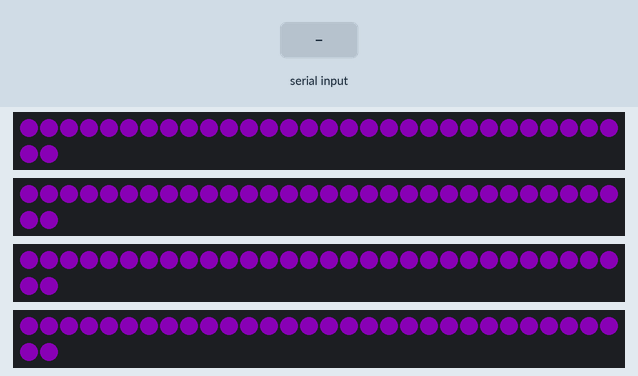
A sketch run on a simulated Arduino Uno, built with avr-gcc and run on an emulated ATmega328P. Parts: 4 × 32 RGB LEDs in strip order, left to right, continuing on the next row. The test bench sets the inputs (shaded band). Dim RGB values are drawn brighter than linear.

Above: at 1.2 s.
1.3 s: "b" received over Serial
At 1.56 s:
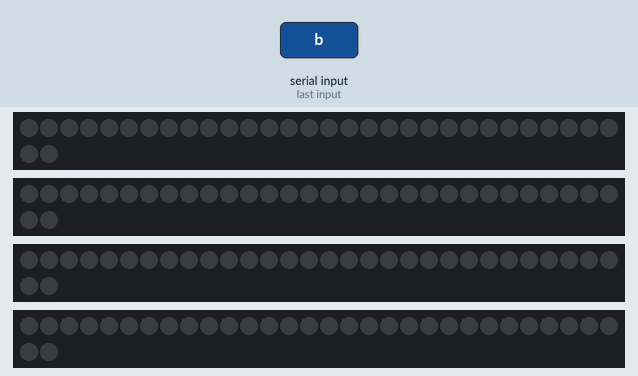
4.3 s: "R" received over Serial
At 5.07 s:
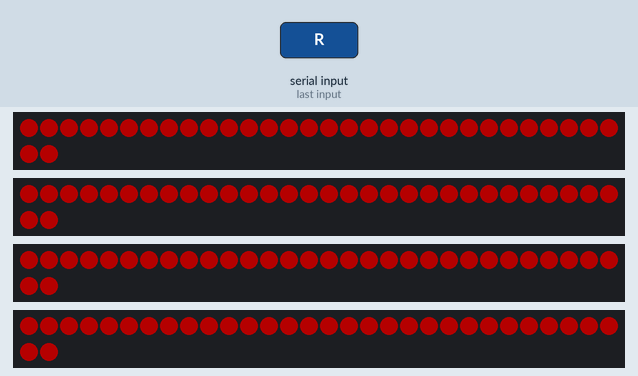
7.3 s: "B" received over Serial
At 8.06 s:
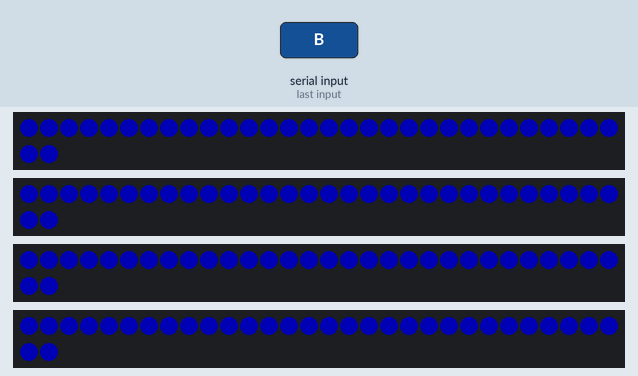
10.3 s: "R" received over Serial
At 11.06 s:
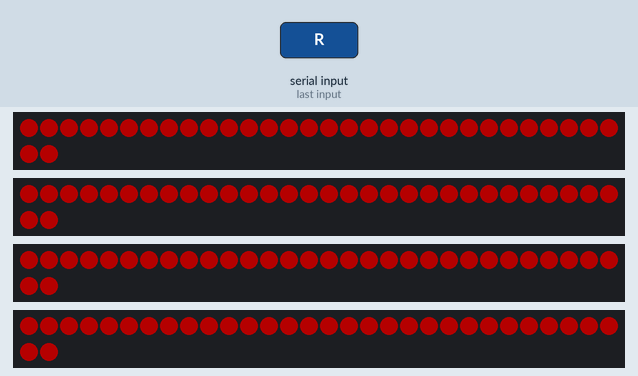
13.3 s: "B" received over Serial
At 16.2 s:
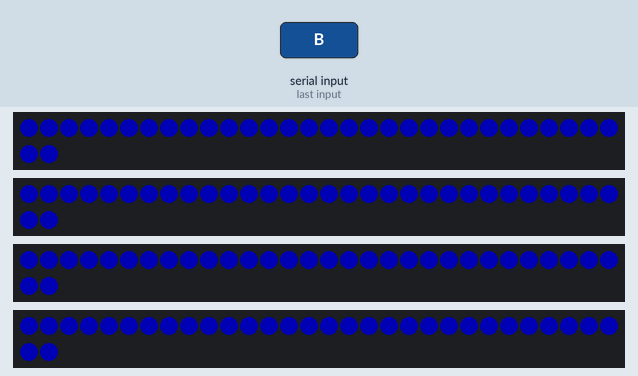
16.3 s: "s" received over Serial
Timing chart, 0 to 18.8 s (numbered marks = the images above; inputs shaded):
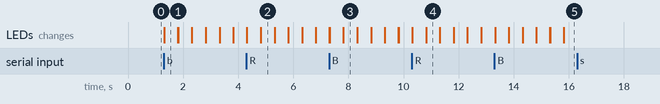

Measured:
- after the input at 1.3 s, the LEDs: change at once (image 1)
- after the input at 4.3 s, the LEDs: first change at once (image 2 shows a later state)
- after the input at 7.3 s, the LEDs: first differ from a run without the input after 0.52 s (image 3)
- after the input at 10.3 s, the LEDs: first differ from a run without the input after 0.52 s (image 4)
- after the input at 13.3 s, the LEDs: first differ from a run without the input after 0.52 s (image 5 shows a later state)
- after the input at 16.3 s, every drawn part: stays the same
- what the display in image 1 shows lasts 0.5 s, from 1.3 s to 1.8 s

The sketch:

Sample_Full_MultiStrip.ino
```cpp
/*
 * Wired Wizards 2017 LED example code FULL POWER TIMES FOUR!
 * by Benjamin Davis
 *
 * This is similar to the final version of 2016's code, but designed for clarity and precision.
 *
 * This uses many different aspects of C++ code, such as classes, enums, and switch case statements.
 * Please familiarize yourself with these concepts.
 * I have tried to comment heavily and explain what is going on, but anything not explained here can be explained by me or any of our excellent mentors.
 *
 * The NeoPixel library is critical to this code. This can be installed following the instructions at https://learn.adafruit.com/adafruit-neopixel-uberguide/arduino-library-installation.
 *
 */


#include <Adafruit_NeoPixel.h> //adds the neopixel library to the code. This library handles the data going to the strip.

class LedStrip:public Adafruit_NeoPixel { //A class is a group of other data and functions.
  private:
    // private members can only be accessed by the members of the class.
  protected:
    // protected members can only be accessed by this class or other classes that inherit it.
  public: //public members are accessible by the whole code.
    LedStrip(int pixels, int pin, int options); //this function sets up the led strip accoring to the NeoPixel library.
    void solidColor(int r, int g, int b); // these are functions for animations.
    void blink(int r, int g, int b, int wait);
    void blackout();
    void fade(int r, int g, int b, int wavelength);
    //add more fun here
};

enum class AnimationType //enums let us give names to different states.
{
  blackout,
  solidColor,
  blink,
  fade
}; //Creates a list of our animations.
AnimationType animationID = AnimationType::solidColor; //creates animationID, which will store what animation we are running, and sets it to solidColor.

LedStrip inky = LedStrip(32, 4, NEO_GRB + NEO_KHZ800);
LedStrip blinky = LedStrip(32, 5, NEO_GRB + NEO_KHZ800);
LedStrip pinky = LedStrip(32, 6, NEO_GRB + NEO_KHZ800);
LedStrip clyde = LedStrip(32, 7, NEO_GRB + NEO_KHZ800); // you know we wouldn't leave blinky without his friends?

int red = 48; //global color values. Passed to most animations.
int green = 0; // these values go from 0 to 255, 0 being off and 255 being full power: Full Power is Very Bright!
int blue = 64; //the colors combine to create a single, RGB color.

char incoming; // a single character. will store the information on the serial port to be processed.

void setup() {
  // put your setup code here, to run once:
  inky.begin();
  inky.show();
  blinky.begin(); // starts the strip running.
  blinky.show(); //displays the default color, all black.
  pinky.begin();
  pinky.show();
  clyde.begin();
  clyde.show();

  Serial.begin(115200); //sets up the serial port, at a baud rate of 115200.
}

void loop() {
  // put your main code here, to run repeatedly:

  if (Serial.available() > 0) { //checks if there is anything waiting on the serial port
    incoming = Serial.read(); //reads the next thing in the serial buffer.
    switch (incoming) {

      case 's': //will run if incoming = 's'
        animationID = AnimationType::solidColor;
      break; //ends the case.

      case 'o': //will run if incoming = 'o'
        animationID = AnimationType::blackout;
      break; //ends the case.

      case 'f': //will run if incoming = 'f'
        animationID = AnimationType::fade;
      break; //ends the case.

      case 'b': //will run if incoming = 'b'
        animationID = AnimationType::blink; //do not confuse with capital B, which stands for the color blue.
      break; //ends the case.

      case 'R': //will run if incoming = 'R'
        red = 64; //red alliance colors
        blue = 0;
        green = 0;
      break; //ends the case.

      case 'B': //will run if incoming = 'B'
        red = 0; //blue alliance colors
        green = 0;
        blue = 64;
      break; //ends the case.

      default: // will run if incoming matches none of the above.
        //you don't need a default, but it is here when wanted.
        break;

    }
  }

  switch (animationID){

    case AnimationType::blackout:
      blinky.blackout();
      pinky.blackout();
      inky.blackout();
      clyde.blackout();
    break;

    case AnimationType::solidColor:
      blinky.solidColor(red, green, blue);
      pinky.solidColor(red, green, blue);
      inky.solidColor(red, green, blue);
      clyde.solidColor(red, green, blue);
      break;

    case AnimationType::fade:
      blinky.fade(red, green, blue, 2000);
      pinky.fade(red, green, blue, 2000);
      inky.fade(red, green, blue, 2000);
      clyde.fade(red, green, blue, 2000);
      break;

    case AnimationType::blink:
      blinky.blink(red, green, blue, 500);
      pinky.blink(red, green, blue, 500);
      inky.blink(red, green, blue, 500);
      clyde.blink(red, green, blue, 500);
      break;

    default: // will run if icoming matches none of the above.
      //you don't need a default, but it is here when wanted.
      break;
  }
  blinky.show();
  pinky.show();
  inky.show();
  clyde.show();
}

LedStrip::LedStrip(int pixels, int pin, int options): Adafruit_NeoPixel(pixels, pin, options) //initializes the ledStrip.
{
}

void LedStrip::blackout(){ //clears all of the pixels on the strip. NOTE: the Neopixel library's strip.clear() function should do the same.
  for (int i = 0; i < this->numPixels(); i++){ //steps through each pixel on the strip
    this->setPixelColor(i, 0, 0, 0); //and clears each one.
  }
  this->show();//displays changes.
}

void LedStrip::solidColor(int r, int g, int b){
   for(int i = 0; i < this->numPixels(); i++){ //steps through each pixel on the strip
    this->setPixelColor(i, r, g, b); //and paints them in the color you told it to.
  }
  this->show(); //after all pixels have been told what to do, the strip displays the changes.
}

void LedStrip::fade(int r, int g, int b, int time){
  static unsigned long timer = millis(); // creates a variable equal to the current time in milliseconds tat will last between different callings of the function.

  float position = (millis() - timer)/(2 * time); //creates a variable equaling how far we are in the sequence, i.e. .66 means we are 66% through the animation.
  while (position >= 1) {
    position --; //decrements position so that the value is always between 1 and 0.
  }

  if(position < .5){
    this->solidColor(int (r * 2 * position),int (g * 2 * position),int (b * 2 * position)); // lights the strip, dimmed based on the value of position.
  } else {
    this->solidColor(int (r * 2 *(1 - position)),int (g * 2 * (1 - position)),int (b * 2 * (1 - position))); // same as previous, but now increasing position decreases the brightness.
  }
}

void LedStrip::blink(int r, int g, int b, int wait) {
  static unsigned long timer = millis(); //creates a variable that will last between callings of the function equal to the time at the start of calling it.

  unsigned int f = (millis()-timer)/wait; // determines which frame of the animation we are on.
  f %= 2; //modulates f, so that the animation will reset when f >= 2

  if (f == 1) { //tests f. if f is equal to 1, the code in the block will run.
    this->solidColor(r,g,b); //paints the strip a solidColor based on what was passed into the function.
  } else {
    this->blackout(); //makes the lights turn off. Every light side needs a good dark side.
  }
}
```
